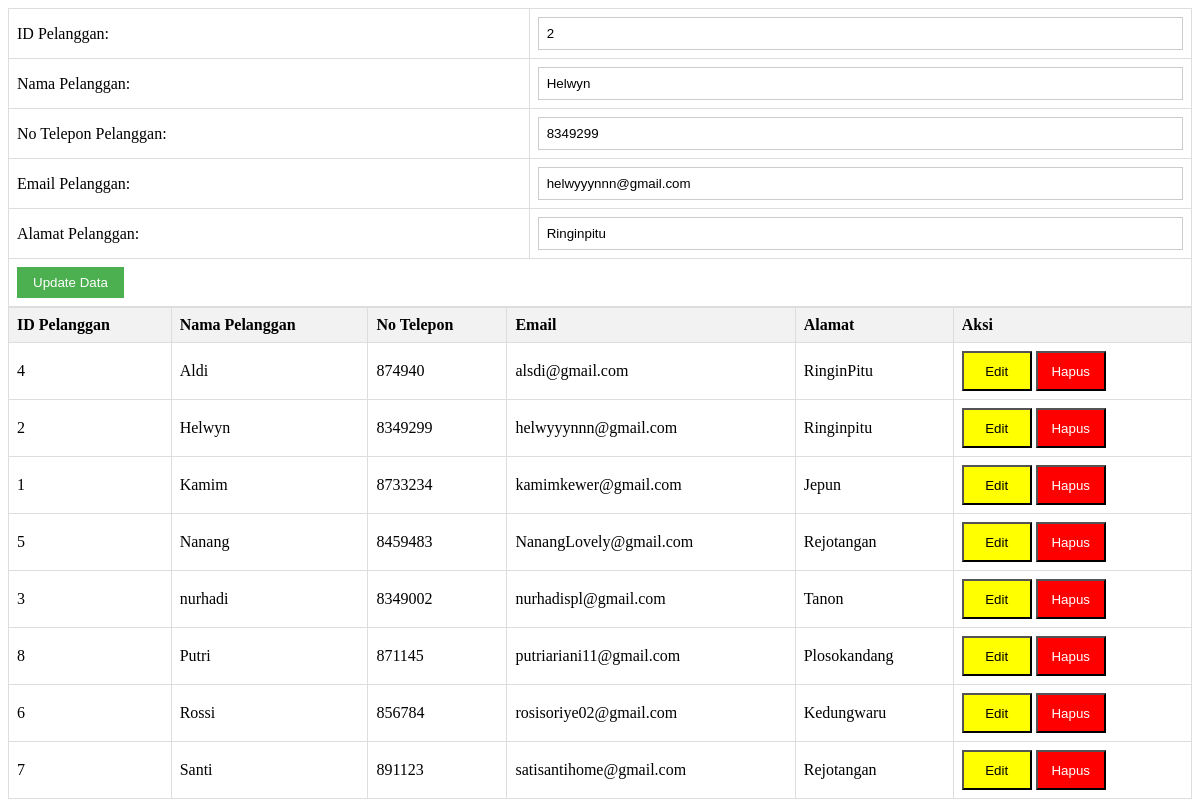
Page /CRUDpelanggan.php?edit=2 on the committed database.
### tables this page shows
CREATE TABLE `pelanggan` (
  `ID_Pelanggan` varchar(4) NOT NULL,
  `Nama_Pelanggan` varchar(50) DEFAULT NULL,
  `No_Hp_Pelanggan` int(16) DEFAULT NULL,
  `Email_Pelanggan` varchar(35) DEFAULT NULL,
  `Alamat_Pelanggan` varchar(100) DEFAULT NULL
);

### CRUDpelanggan.php (the view, shortened to what this page needs)
<!DOCTYPE html>
<html>
<head>
</head>
<body>
<?php
include "koneksi.php";
$id_pelanggan = '';
$nama_pelanggan = '';
$no_hp_pelanggan = '';
$email_pelanggan = '';
$alamat_pelanggan = '';
if (isset($_GET['edit'])) {
    $id_pelanggan = $_GET['edit'];
    $sql = "SELECT * FROM pelanggan WHERE ID_Pelanggan='$id_pelanggan'";
    $result = $koneksi->query($sql);
    if ($result->num_rows > 0) {
        $data = $result->fetch_assoc();
        $nama_pelanggan = $data['Nama_Pelanggan'];
        $no_hp_pelanggan = $data['No_Hp_Pelanggan'];
        $email_pelanggan = $data['Email_Pelanggan'];
        $alamat_pelanggan = $data['Alamat_Pelanggan'];
    }
}
?>
<form action="" method="POST">
    <table>
        <tr>
            <td><label for="id_pelanggan">ID Pelanggan:</label></td>
            <td><input type="text" name="id_pelanggan" value="<?php echo htmlspecialchars($id_pelanggan); ?>" required></td>
        </tr>
        <tr>
            <td><label for="nama_pelanggan">Nama Pelanggan:</label></td>
            <td><input type="text" name="nama_pelanggan" value="<?php echo htmlspecialchars($nama_pelanggan); ?>" required></td>
        </tr>
        <tr>
            <td><label for="no_hp_pelanggan">No Telepon Pelanggan:</label></td>
            <td><input type="text" name="no_hp_pelanggan" value="<?php echo htmlspecialchars($no_hp_pelanggan); ?>" required></td>
        </tr>
        <tr>
            <td><label for="email_pelanggan">Email Pelanggan:</label></td>
            <td><input type="text" name="email_pelanggan" value="<?php echo htmlspecialchars($email_pelanggan); ?>" required></td>
        </tr>
        <tr>
            <td><label for="alamat_pelanggan">Alamat Pelanggan:</label></td>
            <td><input type="text" name="alamat_pelanggan" value="<?php echo htmlspecialchars($alamat_pelanggan); ?>" required></td>
        </tr>
        <tr>
            <td colspan="2">
                <?php if ($id_pelanggan != ''): ?>
                    <input type="submit" value="Update Data">
                <?php else: ?>
                    <input type="submit" value="Simpan Data">
                <?php endif; ?>
            </td>
        </tr>
    </table>
</form>
<table>
    <tr>
        <th>ID Pelanggan</th>
        <th>Nama Pelanggan</th>
        <th>No Telepon</th>
        <th>Email</th>
        <th>Alamat</th>
        <th>Aksi</th>
    </tr>
    <?php
    $sql = "SELECT * FROM pelanggan ORDER BY Nama_Pelanggan ASC";
    $result = $koneksi->query($sql);
    if ($result->num_rows > 0) {
        while ($tampil = $result->fetch_assoc()) {
            echo "
            <tr>
                <td>" . htmlspecialchars($tampil['ID_Pelanggan']) . "</td>
                <td>" . htmlspecialchars($tampil['Nama_Pelanggan']) . "</td>
                <td>" . htmlspecialchars($tampil['No_Hp_Pelanggan']) . "</td>
                <td>" . htmlspecialchars($tampil['Email_Pelanggan']) . "</td>
                <td>" . htmlspecialchars($tampil['Alamat_Pelanggan']) . "</td>
                <td class='aksi'>
                    <button class='edit' onclick='window.location.href=\"?edit=" . urlencode($tampil['ID_Pelanggan']) . "\"'>Edit</button>
                    <button class='hapus' onclick='if (confirm(\"Yakin ingin menghapus?\")) window.location.href=\"?delete=" . urlencode($tampil['ID_Pelanggan']) . "\"'>Hapus</button>
                </td>
            </tr>
            ";
        }
    } else {
        echo "<tr><td colspan='6'>Tidak ada data Pelanggan</td></tr>";
    }
    ?>
</table>
</body>
</html>

### CRUDpelanggan.php (style rules this page uses)
.aksi button.edit { background-color: #FFFF00; color: #000000; width: 70px; height: 40px; }
.aksi button.hapus { background-color: #FF0000; color: #FFFFFF; width: 70px; height: 40px; }
table { border-collapse: collapse; width: 100%; }
th, td { text-align: left; padding: 8px; border: 1px solid #ddd; }
th { background-color: #f2f2f2; }
input[type="text"] { width: 100%; padding: 8px; border: 1px solid #ccc; box-sizing: border-box; }
input[type="submit"] { padding: 8px 16px; background-color: #4CAF50; color: white; border: none; cursor: pointer; }

### rows in the picture
pelanggan: nama_pelanggan "Helwyn", no_hp_pelanggan "8349299", email_pelanggan "helwyyynnn@gmail.com", alamat_pelanggan "Ringinpitu", ID_Pelanggan "2", Nama_Pelanggan "Helwyn", No_Hp_Pelanggan "8349299", Email_Pelanggan "helwyyynnn@gmail.com", Alamat_Pelanggan "Ringinpitu"
pelanggan: ID_Pelanggan "4", Nama_Pelanggan "Aldi", No_Hp_Pelanggan "874940", Email_Pelanggan "alsdi@gmail.com", Alamat_Pelanggan "RinginPitu"
pelanggan: ID_Pelanggan "1", Nama_Pelanggan "Kamim", No_Hp_Pelanggan "8733234", Email_Pelanggan "kamimkewer@gmail.com", Alamat_Pelanggan "Jepun"
pelanggan: ID_Pelanggan "5", Nama_Pelanggan "Nanang", No_Hp_Pelanggan "8459483", Email_Pelanggan "NanangLovely@gmail.com", Alamat_Pelanggan "Rejotangan"
pelanggan: ID_Pelanggan "3", Nama_Pelanggan "nurhadi", No_Hp_Pelanggan "8349002", Email_Pelanggan "nurhadispl@gmail.com", Alamat_Pelanggan "Tanon"
pelanggan: ID_Pelanggan "8", Nama_Pelanggan "Putri", No_Hp_Pelanggan "871145", Email_Pelanggan "putriariani11@gmail.com", Alamat_Pelanggan "Plosokandang"
pelanggan: ID_Pelanggan "6", Nama_Pelanggan "Rossi", No_Hp_Pelanggan "856784", Email_Pelanggan "rosisoriye02@gmail.com", Alamat_Pelanggan "Kedungwaru"
pelanggan: ID_Pelanggan "7", Nama_Pelanggan "Santi", No_Hp_Pelanggan "891123", Email_Pelanggan "satisantihome@gmail.com", Alamat_Pelanggan "Rejotangan"
